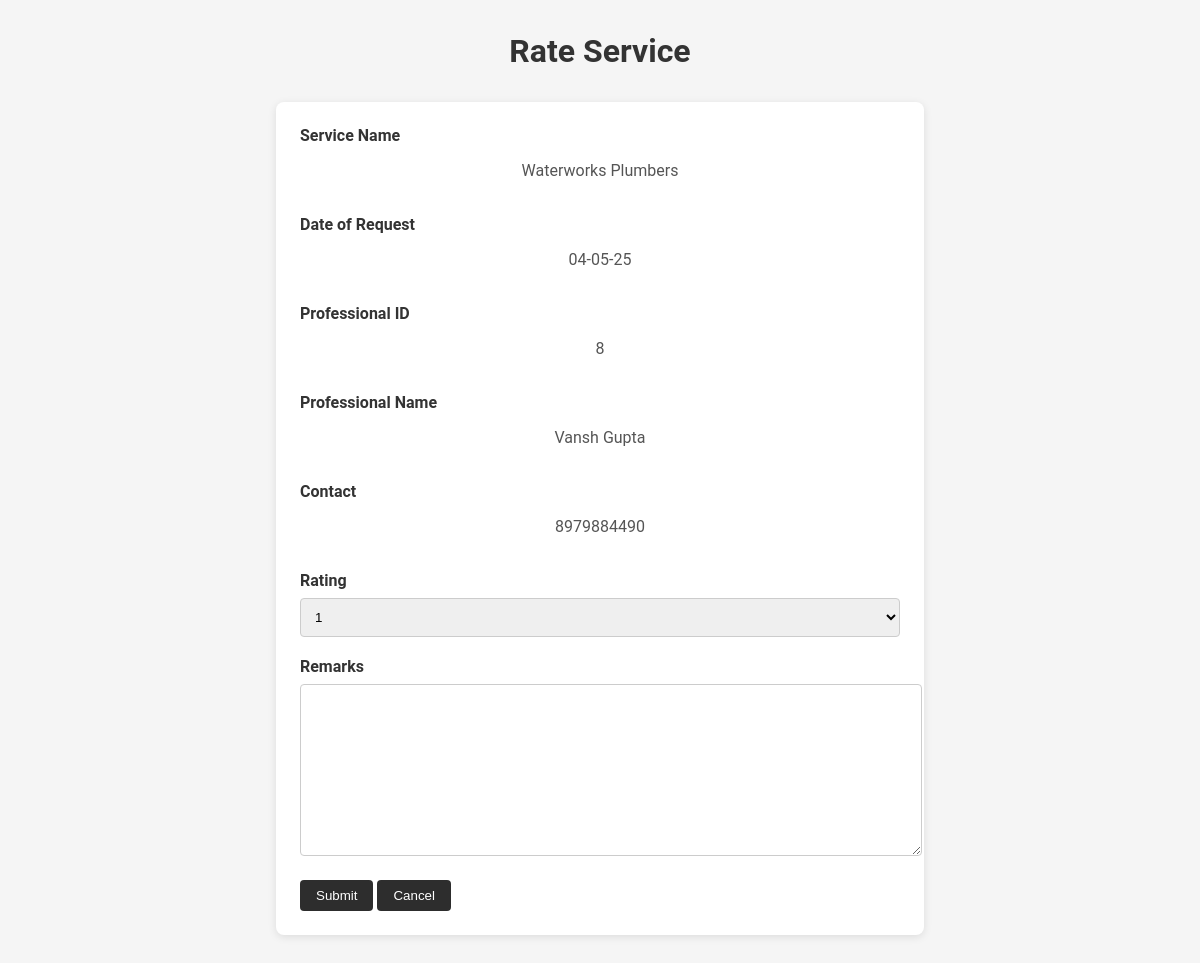
The page /rate_service/4 on the database its author committed.
### application/models.py (models this page shows)
class ServiceRequest(db.Model):
    __tablename__ = 'Services_requests'
    id = db.Column(db.Integer, primary_key=True, autoincrement=True)
    service_id = db.Column(db.Integer, db.ForeignKey('Services.id', ondelete = 'CASCADE'), nullable=False)
    customer_id = db.Column(db.Integer, db.ForeignKey('Users.id' , ondelete = 'CASCADE'), nullable=True)
    professional_id = db.Column(db.Integer, db.ForeignKey('Users.id' , ondelete = 'CASCADE'), nullable=True)
    professional_name = db.Column(db.String, nullable=True)
    date_of_request = db.Column(db.String, nullable=True)
    date_of_completion = db.Column(db.String, nullable=True)
    status = db.Column(db.String, default='requested')
    remarks = db.Column(db.String, nullable=True)
    rating = db.Column(db.Integer, nullable=True)
    __table_args__ = (
    db.CheckConstraint("status IN ('requested', 'assigned', 'closed')"),
    )

### app.py (the view, shortened to what this page needs)
@app.route("/rate_service/<int:id>", methods=["GET", "POST"])
def rate_service(id):
    if request.method == "GET":
        service_request = ServiceRequest.query.filter_by(id=id).first()
        service_request.service_name = Service.query.filter_by(id=service_request.service_id).first().name
        service_request.phone = User.query.filter_by(id=service_request.professional_id).first().contact
        return render_template("rate_service.html", service_request=service_request)

### templates/rate_service.html (shortened to what this page needs)
<!DOCTYPE html>
<html lang="en">
<head>
    <link rel="stylesheet" href="/static/styles.css">
</head>
<body>
    <div class="container">
    <h1><strong>Rate Service</strong></h1>
    <form action="/rate_service/{{ service_request.id }}" method="POST">
        <label for="service_name"><strong>Service Name</strong></label>
        <p>{{ service_request.service_name }}</p>
        <br>
        <label for="date_of_request"><strong>Date of Request</strong></label>
        <p>{{ service_request.date_of_request }}</p>
        <br>
        <label for="professional_id"><strong>Professional ID</strong></label>
        <p>{{ service_request.professional_id }}</p>
        <br>
        <label for="professional_name"><strong>Professional Name</strong></label>
        <p>{{ service_request.professional_name }}</p>
        <br>
        <label for="contact"><strong>Contact</strong></label>
        <p>{{ service_request.phone }}</p>
        <br>
        <label for="rating"><strong>Rating</strong></label>
        <select name="rating" id="rating">
            <option value="1">1</option>
        </select>
        <br>
        <label for="remarks"><strong>Remarks</strong></label>
        <textarea name="remarks" id="remarks" cols="30" rows="10"></textarea>
        <br>
        <input type="submit" value="Submit" />
        <input type="button" value="Cancel" onclick="window.location.href='/customer_dashboard/{{ service_request.customer_id }}'"/>
    </form>
</div>
</body>
</html>

### static/styles.css (style rules this page uses)
body { font-family: 'Roboto', sans-serif; margin: 0; padding: 0; background: #f5f5f5; color: #333; }
.container { max-width: 1200px; margin: 2rem auto; padding: 0 1rem; }
h1, h2 { text-align: center; margin-bottom: 1rem; }
button, input[type="submit"], input[type="button"] { background-color: #2d2d2d; color: #fff; border: none; padding: 0.5rem 1rem; border-radius: 4px; cursor: pointer; transition: background-color 0.3s ease; }
form { background-color: #fff; max-width: 600px; margin: 2rem auto; padding: 1.5rem; border-radius: 8px; box-shadow: 0 2px 8px rgba(0,0,0,0.1); }
input[type="text"], input[type="email"], input[type="password"], input[type="number"], select, textarea { width: 100%; padding: 10px; margin: 8px 0 20px 0; border: 1px solid #ccc; border-radius: 4px; }
p { text-align: center; margin: 1rem 0; color: #555; }

### rows shown on the page
ServiceRequest: date_of_request "04-05-25", professional_id "8", professional_name "Vansh Gupta"

### other values the page prints
{{ service_request.service_name }} "Waterworks Plumbers"
{{ service_request.phone }} "8979884490"
